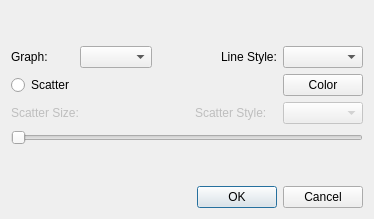
<?xml version="1.0" encoding="UTF-8"?>
<ui version="4.0">
 <class>CustomLinesdialog</class>
 <widget class="QDialog" name="CustomLinesdialog">
  <property name="geometry">
   <rect>
    <x>0</x>
    <y>0</y>
    <width>374</width>
    <height>219</height>
   </rect>
  </property>
  <property name="windowTitle">
   <string>Dialog</string>
  </property>
  <layout class="QGridLayout" name="gridLayout">
   <item row="1" column="3">
    <spacer name="horizontalSpacer">
     <property name="orientation">
      <enum>Qt::Horizontal</enum>
     </property>
     <property name="sizeHint" stdset="0">
      <size>
       <width>40</width>
       <height>20</height>
      </size>
     </property>
    </spacer>
   </item>
   <item row="1" column="1">
    <widget class="QComboBox" name="graph_Combo"/>
   </item>
   <item row="6" column="0">
    <spacer name="verticalSpacer_2">
     <property name="orientation">
      <enum>Qt::Vertical</enum>
     </property>
     <property name="sizeHint" stdset="0">
      <size>
       <width>20</width>
       <height>40</height>
      </size>
     </property>
    </spacer>
   </item>
   <item row="0" column="4">
    <spacer name="verticalSpacer">
     <property name="orientation">
      <enum>Qt::Vertical</enum>
     </property>
     <property name="sizeHint" stdset="0">
      <size>
       <width>20</width>
       <height>40</height>
      </size>
     </property>
    </spacer>
   </item>
   <item row="1" column="2">
    <spacer name="horizontalSpacer_2">
     <property name="orientation">
      <enum>Qt::Horizontal</enum>
     </property>
     <property name="sizeHint" stdset="0">
      <size>
       <width>40</width>
       <height>20</height>
      </size>
     </property>
    </spacer>
   </item>
   <item row="1" column="7">
    <widget class="QComboBox" name="Line_Combo"/>
   </item>
   <item row="1" column="0">
    <widget class="QLabel" name="graph_Label">
     <property name="text">
      <string>Graph:</string>
     </property>
    </widget>
   </item>
   <item row="5" column="0" colspan="8">
    <widget class="QSlider" name="scatter_Slider">
     <property name="enabled">
      <bool>false</bool>
     </property>
     <property name="orientation">
      <enum>Qt::Horizontal</enum>
     </property>
    </widget>
   </item>
   <item row="4" column="0" colspan="2">
    <widget class="QLabel" name="ssize_Label">
     <property name="enabled">
      <bool>false</bool>
     </property>
     <property name="text">
      <string>Scatter Size:</string>
     </property>
    </widget>
   </item>
   <item row="3" column="5">
    <spacer name="horizontalSpacer_3">
     <property name="orientation">
      <enum>Qt::Horizontal</enum>
     </property>
     <property name="sizeHint" stdset="0">
      <size>
       <width>40</width>
       <height>20</height>
      </size>
     </property>
    </spacer>
   </item>
   <item row="3" column="7">
    <widget class="QPushButton" name="color_Button">
     <property name="text">
      <string>Color</string>
     </property>
    </widget>
   </item>
   <item row="1" column="5" colspan="2">
    <widget class="QLabel" name="line_Label">
     <property name="text">
      <string>Line Style:</string>
     </property>
    </widget>
   </item>
   <item row="4" column="7">
    <widget class="QComboBox" name="scatter_Combo">
     <property name="enabled">
      <bool>false</bool>
     </property>
    </widget>
   </item>
   <item row="4" column="4" colspan="2">
    <widget class="QLabel" name="sstyle_Label">
     <property name="enabled">
      <bool>false</bool>
     </property>
     <property name="text">
      <string>Scatter Style:</string>
     </property>
    </widget>
   </item>
   <item row="3" column="0">
    <widget class="QRadioButton" name="radioButton">
     <property name="text">
      <string>Scatter</string>
     </property>
    </widget>
   </item>
   <item row="7" column="2" colspan="6">
    <widget class="QDialogButtonBox" name="ok_cancel_apply_buttons">
     <property name="standardButtons">
      <set>QDialogButtonBox::Cancel|QDialogButtonBox::Ok</set>
     </property>
    </widget>
   </item>
  </layout>
 </widget>
 <resources/>
 <connections/>
</ui>
